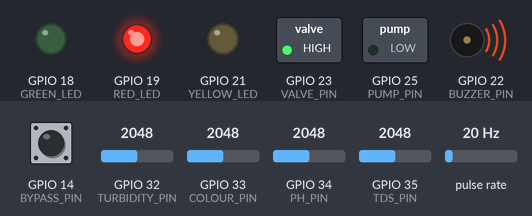
Simulated run of this sketch. Board: ESP32. Parts: switched loads named in the sketch (green lamp = pin HIGH), output pins drawn as LEDs (lit = HIGH), buzzer (waves = sounding, pin HIGH). Wiring (inferred from the names in the program): pulse sensor: data GPIO 27. The test bench sets the inputs (shaded band); at power-on: pulse rate 20 Hz, GPIO 32 (TURBIDITY_PIN) = 2048, GPIO 35 (TDS_PIN) = 2048, GPIO 14 (BYPASS_PIN) HIGH, GPIO 33 (COLOUR_PIN) = 2048, GPIO 34 (PH_PIN) = 2048. What the sketch prints to the serial monitor is not drawn.

Above: at 1.2 s.
1.3 s: pulse rate (sensor on GPIO 27) set to 2 Hz
4.2 s: pulse rate (sensor on GPIO 27) set to 0 Hz
At 7.1 s:
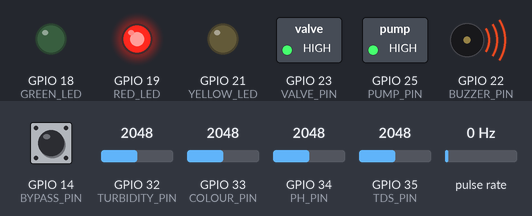
7.5 s: GPIO 32 (TURBIDITY_PIN) set to 845
9.2 s: GPIO 32 (TURBIDITY_PIN) set to 776
At 11.2 s:
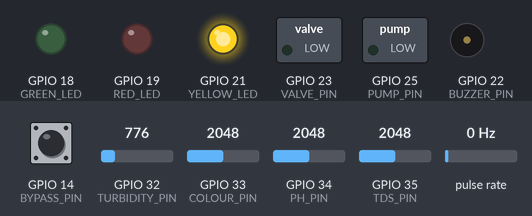
11.5 s: GPIO 35 (TDS_PIN) set to 1800
13.2 s: GPIO 35 (TDS_PIN) set to 1690
At 14.3 s:
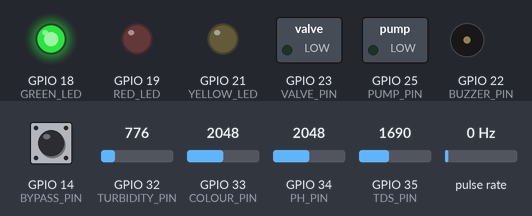
Timing chart, 0 to 16.2 s (numbered marks = the images above; inputs shaded):
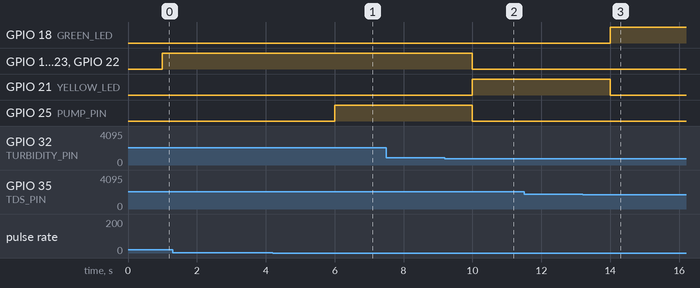

Measured:
- the behaviour switches between 1 and 0 Hz on pulse rate (sensor on GPIO 27) (found by bisection; images 0 and 1)
- the behaviour switches between 820 and 819 on GPIO 32 (TURBIDITY_PIN) (found by bisection; images 1 and 2)
- the behaviour switches between 1756 and 1755 on GPIO 35 (TDS_PIN) (found by bisection; images 2 and 3)
- after the input at 1.3 s, every drawn part: stays the same
- after the input at 4.2 s, GPIO 25 (PUMP_PIN): LOW → HIGH after 1.8 s
- after the input at 7.5 s, every drawn part: stays the same
- after the input at 9.2 s, GPIO 19 (RED_LED), GPIO 23 (VALVE_PIN), GPIO 25 (PUMP_PIN), GPIO 22 (BUZZER_PIN): HIGH → LOW after 0.80 s; GPIO 21 (YELLOW_LED): LOW → HIGH after 0.80 s
- after the input at 11.5 s, every drawn part: stays the same
- after the input at 13.2 s, GPIO 18 (GREEN_LED): LOW → HIGH after 0.80 s; GPIO 21 (YELLOW_LED): HIGH → LOW after 0.80 s

The sketch:

chromaguard.ino
```cpp
#include <Arduino.h>
#include "config.h"
#include "classifier.h"
volatile unsigned long flowPulses = 0;
void IRAM_ATTR flowISR() { flowPulses++; }
float scaled(int pin, float maxValue) { return analogRead(pin) / 4095.0f * maxValue; }
void setup() {
  Serial.begin(115200); pinMode(BYPASS_PIN, INPUT_PULLUP); pinMode(FLOW_PIN, INPUT_PULLUP); attachInterrupt(digitalPinToInterrupt(FLOW_PIN), flowISR, RISING);
  for (int pin : {GREEN_LED, RED_LED, YELLOW_LED, BUZZER_PIN, VALVE_PIN, PUMP_PIN}) pinMode(pin, OUTPUT);
}
void loop() {
  static unsigned long last = 0; if (millis() - last < 1000) return; last = millis();
  Readings r{scaled(PH_PIN, 14), scaled(TDS_PIN, 3500), scaled(TURBIDITY_PIN, 100), scaled(COLOUR_PIN, 100), flowPulses * 60.0f}; flowPulses = 0;
  Classification c = classify(r); bool bypass = digitalRead(BYPASS_PIN) == LOW; bool divert = !bypass && (c == NON_COMPLIANT || c == SENSOR_FAULT);
  digitalWrite(GREEN_LED, c == COMPLIANT && !bypass); digitalWrite(YELLOW_LED, c == WARNING || bypass); digitalWrite(RED_LED, divert); digitalWrite(VALVE_PIN, divert); digitalWrite(PUMP_PIN, divert && c == NON_COMPLIANT); digitalWrite(BUZZER_PIN, divert);
  Serial.printf("{\"timestamp\":%lu,\"ph\":%.2f,\"tds\":%.0f,\"turbidity\":%.1f,\"colourIntensity\":%.1f,\"flowRate\":%.1f,\"classification\":\"%s\",\"valve\":\"%s\",\"pump\":%s,\"bypass\":%s}\n", millis(), r.ph, r.tds, r.turbidity, r.colourIntensity, r.flowRate, classificationName(c), divert ? "DIVERTING" : "NORMAL", (divert && c == NON_COMPLIANT) ? "true" : "false", bypass ? "true" : "false");
}
```

classifier.cpp
```cpp
#include "classifier.h"
#include "config.h"
Classification classify(const Readings &r) {
  if (!isfinite(r.ph) || !isfinite(r.tds) || !isfinite(r.turbidity) || !isfinite(r.colourIntensity) || !isfinite(r.flowRate) || r.ph < 0 || r.ph > 14 || r.tds < 0 || r.turbidity < 0 || r.flowRate < 0 || r.flowRate > 40) return SENSOR_FAULT;
  int critical = r.ph < PH_MIN || r.ph > PH_MAX || r.tds > TDS_VIOLATION || r.turbidity > TURBIDITY_VIOLATION || r.colourIntensity > COLOUR_VIOLATION;
  int warnings = (r.tds > TDS_WARNING) + (r.turbidity > TURBIDITY_WARNING) + (r.colourIntensity > COLOUR_WARNING);
  return critical || warnings >= 2 ? NON_COMPLIANT : warnings ? WARNING : COMPLIANT;
}
const char* classificationName(Classification c) { return c == COMPLIANT ? "COMPLIANT" : c == WARNING ? "WARNING" : c == NON_COMPLIANT ? "NON_COMPLIANT" : "SENSOR_FAULT"; }
```

classifier.h
```cpp
#pragma once
enum Classification { COMPLIANT, WARNING, NON_COMPLIANT, SENSOR_FAULT };
struct Readings { float ph, tds, turbidity, colourIntensity, flowRate; };
Classification classify(const Readings &r);
const char* classificationName(Classification c);
```

config.h
```cpp
#pragma once
// Wokwi-friendly analog inputs stand in for industrial probes.
constexpr int PH_PIN = 34;          // potentiometer: 0-14 pH
constexpr int TDS_PIN = 35;         // potentiometer: 0-3500 mg/L
constexpr int TURBIDITY_PIN = 32;  // potentiometer: 0-100 NTU
constexpr int COLOUR_PIN = 33;      // potentiometer: 0-100 intensity
constexpr int FLOW_PIN = 27;        // pulse input
constexpr int BYPASS_PIN = 14;      // active-low maintenance switch
constexpr int GREEN_LED = 18;
constexpr int RED_LED = 19;
constexpr int YELLOW_LED = 21;
constexpr int BUZZER_PIN = 22;
constexpr int VALVE_PIN = 23;
constexpr int PUMP_PIN = 25;
constexpr float PH_MIN = 6.5, PH_MAX = 8.5;
constexpr float TDS_WARNING = 1500, TDS_VIOLATION = 2100;
constexpr float TURBIDITY_WARNING = 20, TURBIDITY_VIOLATION = 50;
constexpr float COLOUR_WARNING = 55, COLOUR_VIOLATION = 78;
```
